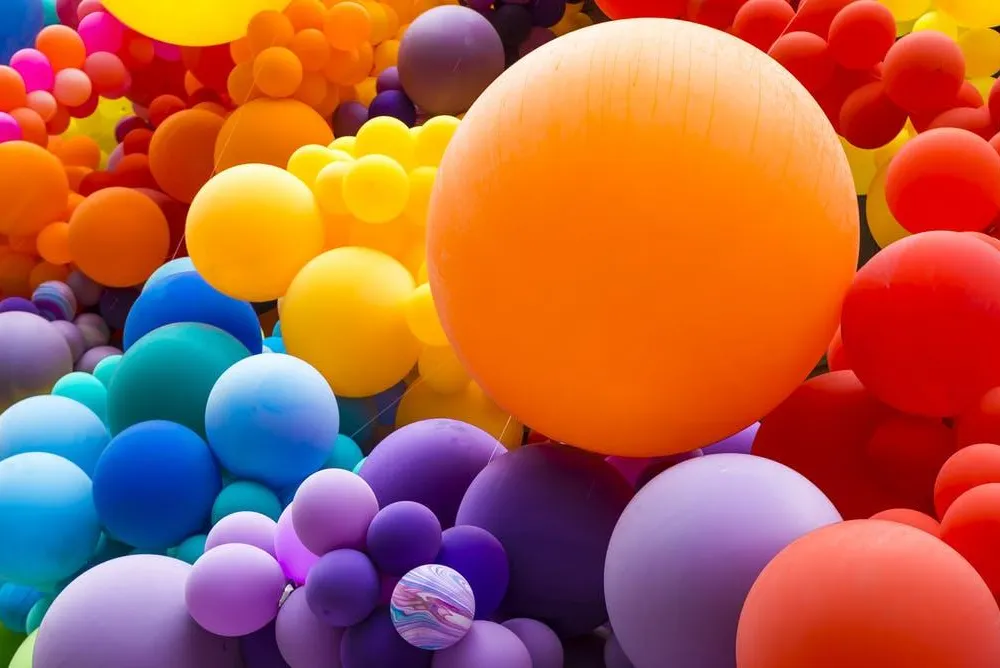
#> input picture colors.png, 1000 x 668 px, given in place of the camera
$ python 'opencv camera dots.py'
#> lines starting #> are read from the running program, lines starting #| are printed output that depends on the picture; after the words box and inside, x2 and y2 are one past the last pixel; in counts of white or black regions, pixels touching at a corner belong together
import cv2
import numpy as np

# Initialize the video capture (0 for the default camera, or try 1, 2... for external devices)
# If using HDMI/USB capture cards, you may need to specify the appropriate index
cap = cv2.VideoCapture(0)

# Check if the camera opened successfully
if not cap.isOpened():
    print("Error: Could not open video stream or file")
    exit()

while True:
    # Capture frame-by-frame from the external device
    ret, frame = cap.read()
#> frame is the input picture: shape (668, 1000, 3); mean B, G, R 71.8, 96.2, 176.1

    # If the frame is not captured correctly, break the loop
    if not ret:
        print("Failed to grab frame")
        break

    # Convert the frame to grayscale
    gray_frame = cv2.cvtColor(frame, cv2.COLOR_BGR2GRAY)
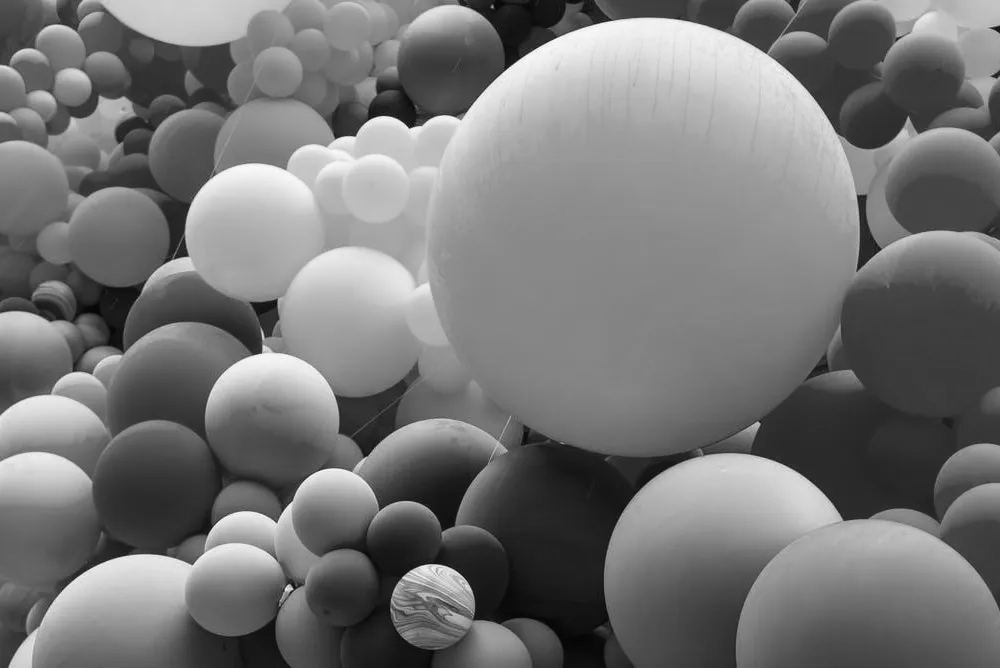
#> gray_frame: shape (668, 1000); min 5, max 254, mean 117.3

    # Apply a threshold to create a binary image
    _, thresh = cv2.threshold(gray_frame, 0, 55, cv2.THRESH_BINARY)
#> thresh: shape (668, 1000); every value is 55

    # Optionally, apply a GaussianBlur to reduce noise
    blurred = cv2.GaussianBlur(thresh, (5, 5), 0)

    # Find contours (simple approximation method)
    contours, _ = cv2.findContours(blurred, cv2.RETR_EXTERNAL, cv2.CHAIN_APPROX_SIMPLE)
#> contours = [[[0, 0], [0, 667], [999, 667], [999, 0]]]

    # List to store the coordinates of the spots
    spot_coordinates = []

    # Loop through contours
    for contour in contours:
        # Calculate the moments to find the centroid of the spot
        M = cv2.moments(contour)

        if M['m00'] != 0:
            # Centroid coordinates
            cx = int(M['m10'] / M['m00'])
            cy = int(M['m01'] / M['m00'])
            spot_coordinates.append((cx, cy))

            # Draw a circle at the centroid for visualization
            cv2.circle(frame, (cx, cy), 5, (0, 55, 0), -1)
#> this loop made 1 pass
#> (contour, cx, cy) on pass 1: ([[0, 0], [0, 667], [999, 667], [999, 0]], 499, 333)
#> frame: shape (668, 1000, 3); 0.01% of pixels changed, all inside (x1, y1, x2, y2) = (494, 328, 505, 339)
#> after the loop, spot_coordinates = [(499, 333)]

    # Display the resulting frame with detected spots marked
    cv2.imshow('Detected Spots', frame)
    print(spot_coordinates)
#| [(499, 333)]

    # Break the loop if 'q' is pressed
    if cv2.waitKey(1) & 0xFF == ord('q'):
#> (key q is pressed here)
        break

# Release the capture and close windows
cap.release()
cv2.destroyAllWindows()
